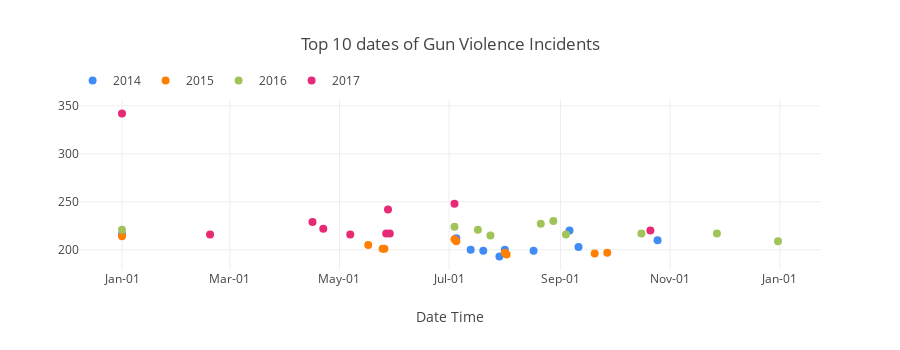

Notebook code for this chart:
### Code cell
trace1 = go.Scatter(x = holiday[2014].month_day_comb, y = holiday[2014].incidents, name = '2014', 
                    mode = 'markers', marker = dict(size = 8, color = '#418bf4'))
trace2 = go.Scatter(x = holiday[2015].month_day_comb, y = holiday[2015].incidents, name = '2015', 
                    mode = 'markers', marker = dict(size = 8, color = '#FF8000'))
trace3 = go.Scatter(x = holiday[2016].month_day_comb, y = holiday[2016].incidents, name = '2016', 
                    mode = 'markers', marker = dict(size = 8, color = '#a1c45a'))
trace4 = go.Scatter(x = holiday[2017].month_day_comb, y = holiday[2017].incidents, name = '2017', 
                    mode = 'markers', marker = dict(size = 8, color = '#e62a76'))
layout = dict(height = 350, title = 'Top 10 dates of Gun Violence Incidents', 
              legend = dict(orientation = "h", x = -.01, y = 1.2), xaxis = dict(title = 'Date Time', tickformat = '%b-%d'))
fig = go.Figure(data = [trace1,trace2, trace3, trace4], layout = layout)
iplot(fig)

### Figure 1 — Plotly figure (JSON) as saved in the notebook; plotly's stock layout.template omitted (floating-point values rounded to 4 significant figures)
{"data": [{"marker": {"color": "#418bf4", "size": 8}, "mode": "markers", "name": "2014", "type": "scatter", "uid": "eba0bb1d-e69e-445e-bb2c-404e16e07d35", "x": ["00-09-06", "00-01-01", "00-07-05", "00-10-25", "00-09-11", "00-07-13", "00-08-01", "00-07-20", "00-08-17", "00-07-29"], "y": [220, 216, 212, 210, 203, 200, 200, 199, 199, 193]}, {"marker": {"color": "#FF8000", "size": 8}, "mode": "markers", "name": "2015", "type": "scatter", "uid": "95170d68-991d-40d2-9053-6ec02288150d", "x": ["00-01-01", "00-07-04", "00-07-05", "00-05-17", "00-05-25", "00-05-26", "00-08-01", "00-09-27", "00-09-20", "00-08-02"], "y": [214, 211, 209, 205, 201, 201, 197, 197, 196, 195]}, {"marker": {"color": "#a1c45a", "size": 8}, "mode": "markers", "name": "2016", "type": "scatter", "uid": "9480a2e9-f69d-48a4-96d3-8a06c7fdb7da", "x": ["00-08-28", "00-08-21", "00-07-04", "00-01-01", "00-07-17", "00-10-16", "00-11-27", "00-09-04", "00-07-24", "00-12-31"], "y": [230, 227, 224, 221, 221, 217, 217, 216, 215, 209]}, {"marker": {"color": "#e62a76", "size": 8}, "mode": "markers", "name": "2017", "type": "scatter", "uid": "7b47f8b8-e752-403a-98ab-a4f7731336f6", "x": ["00-01-01", "00-07-04", "00-05-28", "00-04-16", "00-04-22", "00-10-21", "00-05-27", "00-05-29", "00-02-19", "00-05-07"], "y": [342, 248, 242, 229, 222, 220, 217, 217, 216, 216]}], "layout": {"height": 350, "legend": {"orientation": "h", "x": -0.01, "y": 1.2}, "title": "Top 10 dates of Gun Violence Incidents", "xaxis": {"tickformat": "%b-%d", "title": "Date Time"}}}
